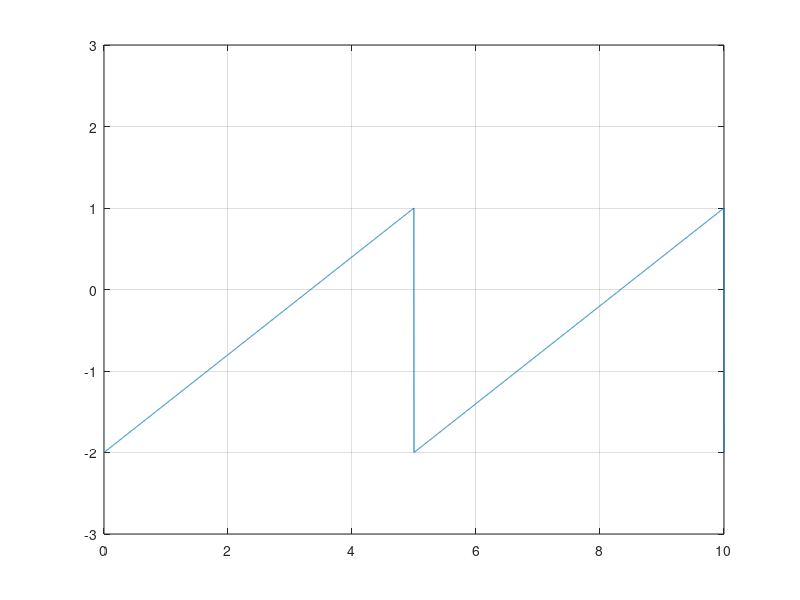
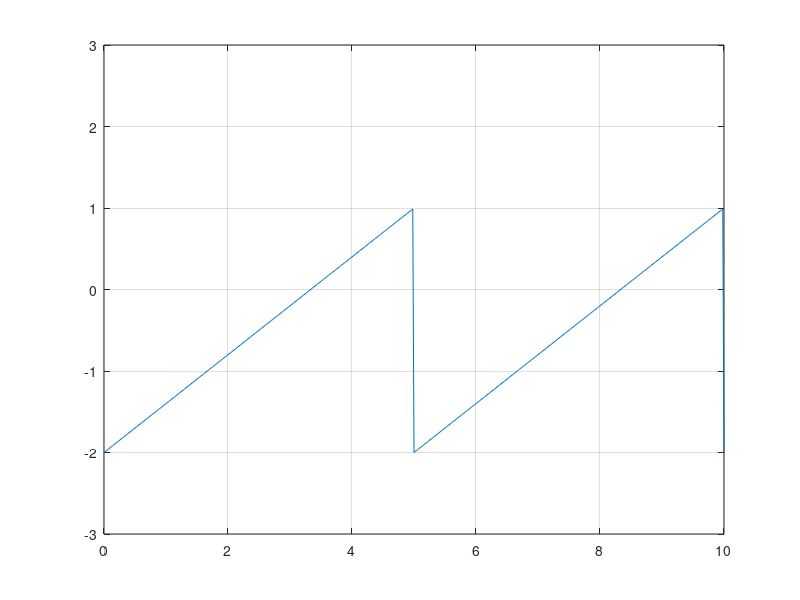
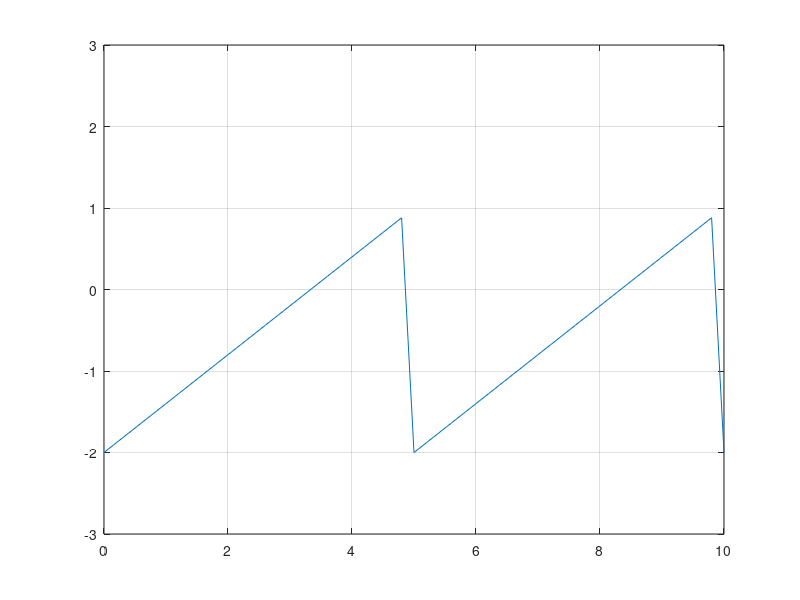

These figures' MATLAB source, in order:
T=5;
F=1/T;
xmax=1;
figure(1)
t=0:0.002:10;
x=1.5*sawtooth(2*pi*F*t,xmax)-0.5;
plot(t,x)
axis([0 10 -3 3]),grid;

figure(2)
t=0:0.02:10;
x=1.5*sawtooth(2*pi*F*t,xmax)-0.5;
plot(t,x)
axis([0 10 -3 3]),grid;

figure(3)
t=0:0.2:10;
x=1.5*sawtooth(2*pi*F*t,xmax)-0.5;
plot(t,x)
axis([0 10 -3 3]),grid;